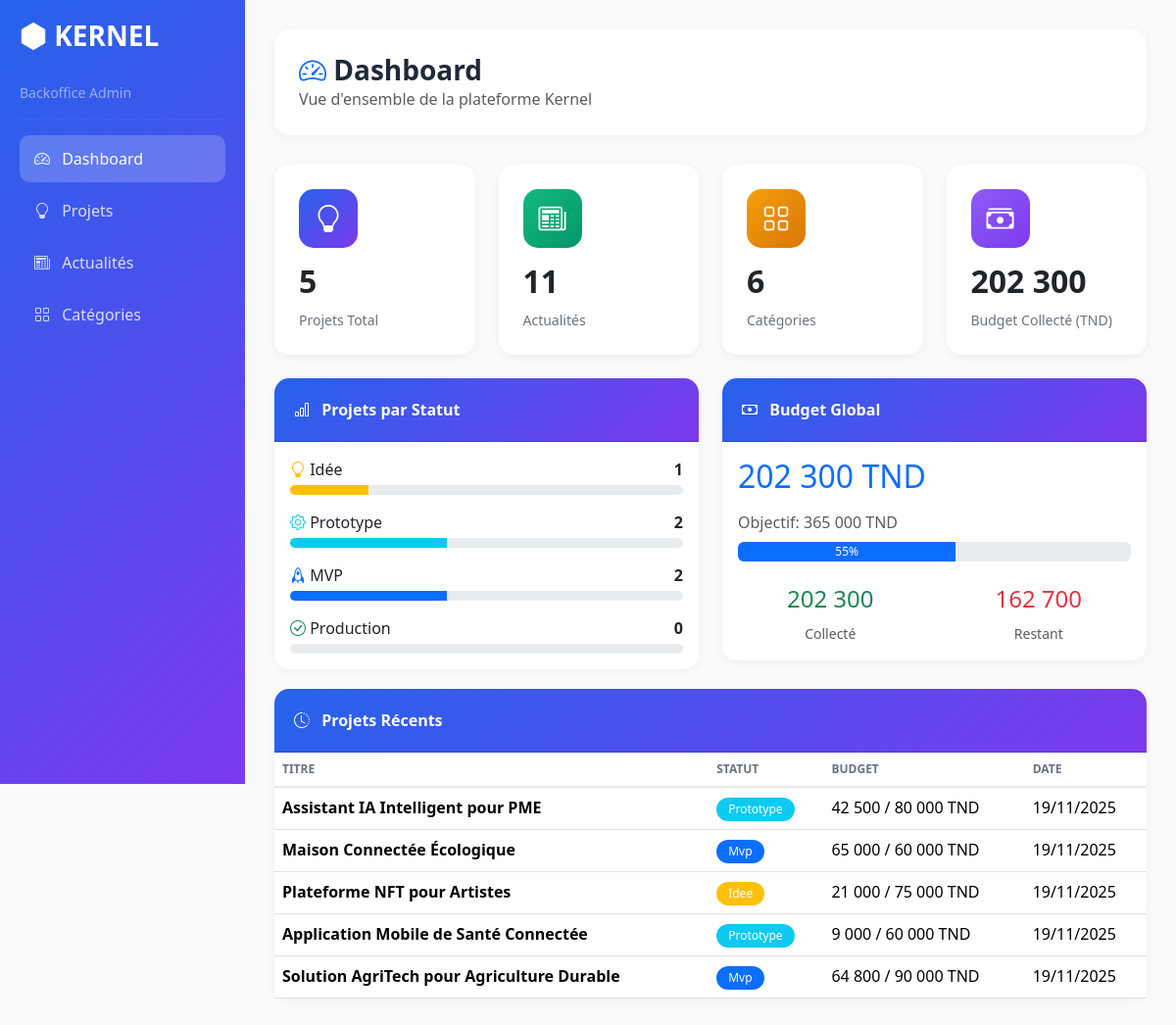
The app's page /view/BackOffice/dashboard.php with its own data.
### tables this page shows
CREATE TABLE `projet` (
  `id` int(11) NOT NULL,
  `titre` varchar(200) DEFAULT NULL,
  `description` text DEFAULT NULL,
  `budget_requis` decimal(10,2) DEFAULT NULL,
  `budget_actuel` decimal(10,2) DEFAULT NULL,
  `statut` enum('idee','prototype','mvp','production') DEFAULT 'idee',
  `date_creation` datetime DEFAULT NULL,
  `user_id` int(11) DEFAULT NULL
);

### controller/projetcontroller.php (called while the page is built, shortened)
<?php
class ProjetController {
    public function listProjets() {
        $sql = "SELECT p.*,
                (SELECT COUNT(*) FROM projet_categorie pc WHERE pc.projet_id = p.id) as nb_categories
                FROM projet p
                ORDER BY p.date_creation DESC";
        $db = config::getConnexion();
        try {
            $list = $db->query($sql);
            return $list->fetchAll();
        } catch (Exception $e) {
            die('Error:' . $e->getMessage());
        }
    }
}
?>

### controller/actualitecontroller.php (called while the page is built, shortened)
<?php
class ActualiteController
{
    public function listActualites()
    {
        $sql = "SELECT a.*, p.titre as projet_titre
                FROM actualite a
                INNER JOIN projet p ON a.projet_id = p.id
                ORDER BY a.date_publication DESC";
        $db = config::getConnexion();
        try {
            $list = $db->query($sql);
            return $list->fetchAll(PDO::FETCH_ASSOC);
        } catch (Exception $e) {
            die('Error: ' . $e->getMessage());
        }
    }
}
?>

### controller/categoriecontroller.php (called while the page is built, shortened)
<?php
class CategorieController {
    public function listCategories() {
        $sql = "SELECT * FROM categorie ORDER BY nom ASC";
        $db = config::getConnexion();
        try {
            $list = $db->query($sql);
            return $list->fetchAll();
        } catch (Exception $e) {
            die('Error: ' . $e->getMessage());
        }
    }
}
?>

### view/BackOffice/dashboard.php (the view, shortened to what this page needs)
<?php
include_once(__DIR__ . '/../../controller/projetcontroller.php');
include_once(__DIR__ . '/../../controller/actualitecontroller.php');
include_once(__DIR__ . '/../../controller/categoriecontroller.php');
$projetController = new ProjetController();
$actualiteController = new ActualiteController();
$categorieController = new CategorieController();
$projets = $projetController->listProjets();
$actualites = $actualiteController->listActualites();
$categories = $categorieController->listCategories();
$totalProjets = count($projets);
$totalActualites = count($actualites);
$totalCategories = count($categories);
$budgetTotal = 0;
$budgetActuel = 0;
foreach ($projets as $projet) {
    $budgetTotal += $projet['budget_requis'];
    $budgetActuel += $projet['budget_actuel'];
}
$statutCount = ['idee' => 0, 'prototype' => 0, 'mvp' => 0, 'production' => 0];
foreach ($projets as $projet) {
    if (isset($statutCount[$projet['statut']])) {
        $statutCount[$projet['statut']]++;
    }
}
?>
<!DOCTYPE html>
<html lang="fr">
<head>
    <link href="https://cdn.jsdelivr.net/npm/bootstrap@5.3.1/dist/css/bootstrap.min.css" rel="stylesheet">
    <link rel="stylesheet" href="https://cdn.jsdelivr.net/npm/bootstrap-icons@1.10.0/font/bootstrap-icons.min.css">
</head>
<body>
    <div class="container-fluid">
        <div class="row">
            <div class="sidebar">
                <h3><i class="bi bi-hexagon-fill"></i> KERNEL</h3>
                <p class="text-white-50 small">Backoffice Admin</p>
                <hr style="border-color: rgba(255,255,255,0.2);">
                <ul class="nav flex-column">
                    <li class="nav-item">
                        <a class="nav-link active" href="dashboard.php">
                            <i class="bi bi-speedometer2 me-2"></i> Dashboard
                        </a>
                    </li>
                    <li class="nav-item">
                        <a class="nav-link" href="projet/listeProjet.php">
                            <i class="bi bi-lightbulb me-2"></i> Projets
                        </a>
                    </li>
                    <li class="nav-item">
                        <a class="nav-link" href="actualite/listeActualite.php">
                            <i class="bi bi-newspaper me-2"></i> Actualités
                        </a>
                    </li>
                    <li class="nav-item">
                        <a class="nav-link" href="categorie/listeCategorie.php">
                            <i class="bi bi-grid me-2"></i> Catégories
                        </a>
                    </li>
                </ul>
            </div>
            <div class="main-content">
                <div class="page-header">
                    <h1><i class="bi bi-speedometer2 text-primary"></i> Dashboard</h1>
                    <p class="text-muted mb-0">Vue d'ensemble de la plateforme Kernel</p>
                </div>
                <div class="row mb-4">
                    <div class="col-md-3">
                        <div class="stat-card">
                            <div class="icon" style="background: linear-gradient(135deg, #2563EB, #7C3AED); color: white;">
                                <i class="bi bi-lightbulb"></i>
                            </div>
                            <h3><?php echo $totalProjets; ?></h3>
                            <p>Projets Total</p>
                        </div>
                    </div>
                    <div class="col-md-3">
                        <div class="stat-card">
                            <div class="icon" style="background: linear-gradient(135deg, #10B981, #059669); color: white;">
                                <i class="bi bi-newspaper"></i>
                            </div>
                            <h3><?php echo $totalActualites; ?></h3>
                            <p>Actualités</p>
                        </div>
                    </div>
                    <div class="col-md-3">
                        <div class="stat-card">
                            <div class="icon" style="background: linear-gradient(135deg, #F59E0B, #D97706); color: white;">
                                <i class="bi bi-grid"></i>
                            </div>
                            <h3><?php echo $totalCategories; ?></h3>
                            <p>Catégories</p>
                        </div>
                    </div>
                    <div class="col-md-3">
                        <div class="stat-card">
                            <div class="icon" style="background: linear-gradient(135deg, #8B5CF6, #7C3AED); color: white;">
                                <i class="bi bi-cash-stack"></i>
                            </div>
                            <h3><?php echo number_format($budgetActuel, 0, ',', ' '); ?></h3>
                            <p>Budget Collecté (TND)</p>
                        </div>
                    </div>
                </div>
                <div class="row">
                    <div class="col-md-6">
                        <div class="card">
                            <div class="card-header">
                                <i class="bi bi-bar-chart me-2"></i> Projets par Statut
                            </div>
                            <div class="card-body">
                                <div class="mb-3">
                                    <div class="d-flex justify-content-between mb-1">
                                        <span><i class="bi bi-lightbulb text-warning"></i> Idée</span>
                                        <strong><?php echo $statutCount['idee']; ?></strong>
                                    </div>
                                    <div class="progress" style="height: 10px;">
                                        <div class="progress-bar bg-warning" style="width: <?php echo $totalProjets > 0 ? ($statutCount['idee']/$totalProjets*100) : 0; ?>%"></div>
                                    </div>
                                </div>
                                <div class="mb-3">
                                    <div class="d-flex justify-content-between mb-1">
                                        <span><i class="bi bi-gear text-info"></i> Prototype</span>
                                        <strong><?php echo $statutCount['prototype']; ?></strong>
                                    </div>
                                    <div class="progress" style="height: 10px;">
                                        <div class="progress-bar bg-info" style="width: <?php echo $totalProjets > 0 ? ($statutCount['prototype']/$totalProjets*100) : 0; ?>%"></div>
                                    </div>
                                </div>
                                <div class="mb-3">
                                    <div class="d-flex justify-content-between mb-1">
                                        <span><i class="bi bi-rocket text-primary"></i> MVP</span>
                                        <strong><?php echo $statutCount['mvp']; ?></strong>
                                    </div>
                                    <div class="progress" style="height: 10px;">
                                        <div class="progress-bar bg-primary" style="width: <?php echo $totalProjets > 0 ? ($statutCount['mvp']/$totalProjets*100) : 0; ?>%"></div>
                                    </div>
                                </div>
                                <div>
                                    <div class="d-flex justify-content-between mb-1">
                                        <span><i class="bi bi-check-circle text-success"></i> Production</span>
                                        <strong><?php echo $statutCount['production']; ?></strong>
                                    </div>
                                    <div class="progress" style="height: 10px;">
                                    </div>
                                </div>
                            </div>
                        </div>
                    </div>
                    <div class="col-md-6">
                        <div class="card">
                            <div class="card-header">
                                <i class="bi bi-cash me-2"></i> Budget Global
                            </div>
                            <div class="card-body">
                                <h2 class="text-primary mb-3"><?php echo number_format($budgetActuel, 0, ',', ' '); ?> TND</h2>
                                <p class="text-muted mb-2">Objectif: <?php echo number_format($budgetTotal, 0, ',', ' '); ?> TND</p>
                                <div class="progress mb-3" style="height: 20px;">
                                    <div class="progress-bar bg-primary" style="width: <?php echo $budgetTotal > 0 ? ($budgetActuel/$budgetTotal*100) : 0; ?>%">
                                        <?php echo $budgetTotal > 0 ? round($budgetActuel/$budgetTotal*100) : 0; ?>%
                                    </div>
                                </div>
                                <div class="row text-center mt-4">
                                    <div class="col-6">
                                        <h4 class="text-success"><?php echo number_format($budgetActuel, 0, ',', ' '); ?></h4>
                                        <small class="text-muted">Collecté</small>
                                    </div>
                                    <div class="col-6">
                                        <h4 class="text-danger"><?php echo number_format($budgetTotal - $budgetActuel, 0, ',', ' '); ?></h4>
                                        <small class="text-muted">Restant</small>
                                    </div>
                                </div>
                            </div>
                        </div>
                    </div>
                </div>
                <div class="card">
                    <div class="card-header">
                        <i class="bi bi-clock-history me-2"></i> Projets Récents
                    </div>
                    <div class="card-body p-0">
                        <div class="table-responsive">
                            <table class="table table-hover mb-0">
                                <thead>
                                    <tr>
                                        <th>Titre</th>
                                        <th>Statut</th>
                                        <th>Budget</th>
                                        <th>Date</th>
                                    </tr>
                                </thead>
                                <tbody>
                                    <?php
                                    $recentProjets = array_slice($projets, 0, 5);
                                    foreach ($recentProjets as $projet):
                                        $statutBadges = [
                                            'idee' => 'bg-warning',
                                            'prototype' => 'bg-info',
                                            'mvp' => 'bg-primary',
                                            'production' => 'bg-success'
                                        ];
                                    ?>
                                        <tr>
                                            <td><strong><?php echo htmlspecialchars($projet['titre']); ?></strong></td>
                                            <td><span class="badge <?php echo $statutBadges[$projet['statut']] ?? 'bg-secondary'; ?>"><?php echo ucfirst($projet['statut']); ?></span></td>
                                            <td><?php echo number_format($projet['budget_actuel'], 0, ',', ' '); ?> / <?php echo number_format($projet['budget_requis'], 0, ',', ' '); ?> TND</td>
                                            <td><?php echo date('d/m/Y', strtotime($projet['date_creation'])); ?></td>
                                        </tr>
                                    <?php endforeach; ?>
                                </tbody>
                            </table>
                        </div>
                    </div>
                </div>
            </div>
        </div>
    </div>
</body>
</html>

### view/BackOffice/dashboard.php (style rules this page uses)
:root { --primary: #2563EB; --secondary: #7C3AED; --accent: #F59E0B; }
body { background: #F9FAFB; overflow-x: hidden; }
.sidebar { background: linear-gradient(135deg, var(--primary), var(--secondary)); min-height: 100vh; color: white; position: fixed; width: 250px; padding: 20px; left: 0; top: 0; z-index: 1000; }
.sidebar h3 { font-weight: 700; margin-bottom: 30px; }
.sidebar .nav-link { color: rgba(255,255,255,0.8); padding: 12px 15px; border-radius: 10px; margin-bottom: 5px; transition: all 0.3s; }
.sidebar .nav-link:hover, .sidebar .nav-link.active { background: rgba(255,255,255,0.2); color: white; }
.main-content { margin-left: 250px; padding: 30px; min-height: 100vh; width: calc(100% - 250px); overflow-x: hidden; }
.page-header { background: white; padding: 25px; border-radius: 15px; box-shadow: 0 2px 10px rgba(0,0,0,0.05); margin-bottom: 30px; }
.page-header h1 { font-size: 28px; font-weight: 700; color: #1F2937; margin: 0; }
.stat-card { background: white; border-radius: 15px; padding: 25px; box-shadow: 0 2px 10px rgba(0,0,0,0.05); transition: transform 0.3s; }
.stat-card .icon { width: 60px; height: 60px; border-radius: 15px; display: flex; align-items: center; justify-content: center; font-size: 28px; margin-bottom: 15px; }
.stat-card h3 { font-size: 32px; font-weight: 700; margin: 10px 0; }
.stat-card p { color: #6B7280; margin: 0; font-size: 14px; }
.card { border: none; border-radius: 15px; box-shadow: 0 2px 10px rgba(0,0,0,0.05); margin-bottom: 20px; }
.card-header { background: linear-gradient(135deg, var(--primary), var(--secondary)); color: white; border-radius: 15px 15px 0 0 !important; padding: 20px; font-weight: 600; }
.table { margin: 0; }
.table thead th { border-bottom: 2px solid #E5E7EB; color: #6B7280; font-weight: 600; text-transform: uppercase; font-size: 12px; }
.badge { padding: 6px 12px; font-weight: 500; border-radius: 20px; }

### records on screen
projet: titre "Assistant IA Intelligent pour PME", statut "Prototype", budget_actuel "42 500", budget_requis "80 000", date_creation "19/11/2025"
projet: titre "Maison Connectée Écologique", statut "Mvp", budget_actuel "65 000", budget_requis "60 000", date_creation "19/11/2025"
projet: titre "Plateforme NFT pour Artistes", statut "Idee", budget_actuel "21 000", budget_requis "75 000", date_creation "19/11/2025"
projet: titre "Application Mobile de Santé Connectée", statut "Prototype", budget_actuel "9 000", budget_requis "60 000", date_creation "19/11/2025"
projet: titre "Solution AgriTech pour Agriculture Durable", statut "Mvp", budget_actuel "64 800", budget_requis "90 000", date_creation "19/11/2025"

### other values on screen
$totalProjets "5"
$totalActualites "11"
$totalCategories "6"
$budgetActuel "202 300"
$statutCount['idee'] "1"
$statutCount['prototype'] "2"
$statutCount['mvp'] "2"
$statutCount['production'] "0"
$budgetTotal "365 000"
$budgetActuel/$budgetTotal*100 "55"
$budgetTotal - $budgetActuel "162 700"
